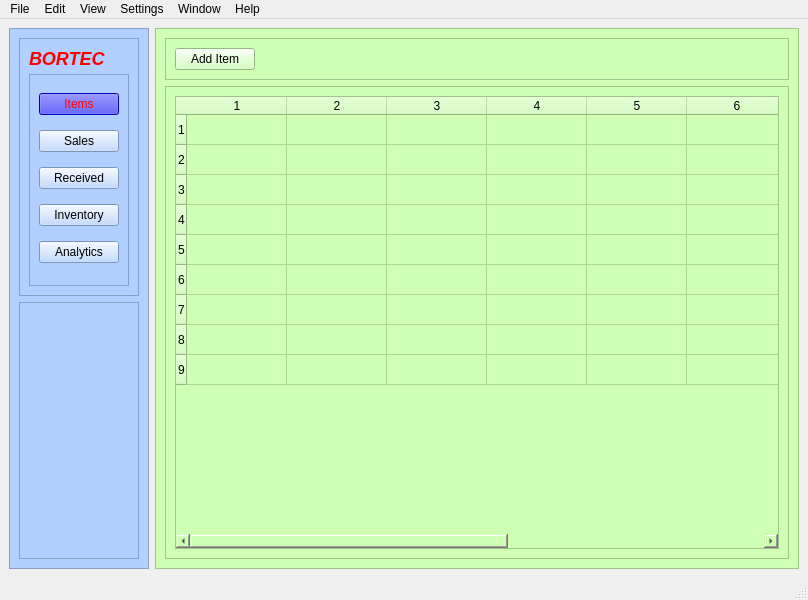
<?xml version="1.0" encoding="UTF-8"?>
<ui version="4.0">
 <class>MainWindow</class>
 <widget class="QMainWindow" name="MainWindow">
  <property name="geometry">
   <rect>
    <x>0</x>
    <y>0</y>
    <width>808</width>
    <height>600</height>
   </rect>
  </property>
  <property name="windowTitle">
   <string>MainWindow</string>
  </property>
  <widget class="QWidget" name="centralwidget">
   <property name="styleSheet">
    <string notr="true">QFrame.SidebarFrame {
border-top-left-radius: 10px;
border-top-right-radius: 10px;
border: 1px solid black;
background: qlineargradient(x1: 0, y1: 0, x2: 0, y2: 1,
stop: 0 #56a, stop: 0.1 #016);
}</string>
   </property>
   <layout class="QHBoxLayout" name="horizontalLayout">
    <item>
     <widget class="QFrame" name="frame">
      <property name="maximumSize">
       <size>
        <width>200</width>
        <height>16777215</height>
       </size>
      </property>
      <property name="styleSheet">
       <string notr="true">background:rgb(178, 208, 255)</string>
      </property>
      <property name="frameShape">
       <enum>QFrame::StyledPanel</enum>
      </property>
      <property name="frameShadow">
       <enum>QFrame::Raised</enum>
      </property>
      <layout class="QVBoxLayout" name="verticalLayout_4">
       <item>
        <widget class="QFrame" name="frame_3">
         <property name="frameShape">
          <enum>QFrame::StyledPanel</enum>
         </property>
         <property name="frameShadow">
          <enum>QFrame::Raised</enum>
         </property>
         <property name="class" stdset="0">
          <string/>
         </property>
         <layout class="QVBoxLayout" name="verticalLayout_2">
          <item>
           <widget class="QLabel" name="label">
            <property name="maximumSize">
             <size>
              <width>16777215</width>
              <height>20</height>
             </size>
            </property>
            <property name="text">
             <string>&lt;h2&gt;&lt;i&gt;&lt;b&gt;&lt;font color=red&gt;BORTEC&lt;/font&gt;&lt;/b&gt;&lt;/i&gt;&lt;/h2&gt;</string>
            </property>
            <property name="alignment">
             <set>Qt::AlignLeading|Qt::AlignLeft|Qt::AlignTop</set>
            </property>
           </widget>
          </item>
          <item>
           <widget class="QFrame" name="frame_4">
            <property name="styleSheet">
             <string notr="true">border-color:green;</string>
            </property>
            <property name="frameShape">
             <enum>QFrame::StyledPanel</enum>
            </property>
            <property name="frameShadow">
             <enum>QFrame::Raised</enum>
            </property>
            <layout class="QVBoxLayout" name="verticalLayout">
             <item>
              <widget class="QPushButton" name="pushButton">
               <property name="styleSheet">
                <string notr="true">color:red;
background-color:blue;</string>
               </property>
               <property name="text">
                <string>Items</string>
               </property>
              </widget>
             </item>
             <item>
              <widget class="QPushButton" name="pushButton_2">
               <property name="text">
                <string>Sales</string>
               </property>
              </widget>
             </item>
             <item>
              <widget class="QPushButton" name="pushButton_3">
               <property name="text">
                <string>Received</string>
               </property>
              </widget>
             </item>
             <item>
              <widget class="QPushButton" name="pushButton_4">
               <property name="text">
                <string>Inventory</string>
               </property>
              </widget>
             </item>
             <item>
              <widget class="QPushButton" name="pushButton_5">
               <property name="text">
                <string>Analytics</string>
               </property>
              </widget>
             </item>
            </layout>
           </widget>
          </item>
         </layout>
        </widget>
       </item>
       <item>
        <widget class="QFrame" name="frame_5">
         <property name="frameShape">
          <enum>QFrame::StyledPanel</enum>
         </property>
         <property name="frameShadow">
          <enum>QFrame::Raised</enum>
         </property>
        </widget>
       </item>
      </layout>
     </widget>
    </item>
    <item>
     <widget class="QFrame" name="frame_2">
      <property name="styleSheet">
       <string notr="true">background-color:rgb(207, 255, 180)</string>
      </property>
      <property name="frameShape">
       <enum>QFrame::StyledPanel</enum>
      </property>
      <property name="frameShadow">
       <enum>QFrame::Raised</enum>
      </property>
      <layout class="QVBoxLayout" name="verticalLayout_3">
       <item>
        <widget class="QFrame" name="frame_6">
         <property name="maximumSize">
          <size>
           <width>16777215</width>
           <height>50</height>
          </size>
         </property>
         <property name="frameShape">
          <enum>QFrame::StyledPanel</enum>
         </property>
         <property name="frameShadow">
          <enum>QFrame::Raised</enum>
         </property>
         <layout class="QHBoxLayout" name="horizontalLayout_2">
          <item>
           <widget class="QPushButton" name="addOperator">
            <property name="text">
             <string>Add Item</string>
            </property>
           </widget>
          </item>
          <item>
           <spacer name="horizontalSpacer">
            <property name="orientation">
             <enum>Qt::Horizontal</enum>
            </property>
            <property name="sizeHint" stdset="0">
             <size>
              <width>506</width>
              <height>20</height>
             </size>
            </property>
           </spacer>
          </item>
         </layout>
        </widget>
       </item>
       <item>
        <widget class="QFrame" name="frame_7">
         <property name="frameShape">
          <enum>QFrame::StyledPanel</enum>
         </property>
         <property name="frameShadow">
          <enum>QFrame::Raised</enum>
         </property>
         <layout class="QVBoxLayout" name="verticalLayout_6">
          <item>
           <layout class="QVBoxLayout" name="verticalLayout_5">
            <item>
             <widget class="QTableWidget" name="tableWidget">
              <property name="rowCount">
               <number>9</number>
              </property>
              <property name="columnCount">
               <number>9</number>
              </property>
              <row/>
              <row/>
              <row/>
              <row/>
              <row/>
              <row/>
              <row/>
              <row/>
              <row/>
              <column/>
              <column/>
              <column/>
              <column/>
              <column/>
              <column/>
              <column/>
              <column/>
              <column/>
             </widget>
            </item>
           </layout>
          </item>
         </layout>
        </widget>
       </item>
      </layout>
     </widget>
    </item>
   </layout>
  </widget>
  <widget class="QMenuBar" name="menubar">
   <property name="geometry">
    <rect>
     <x>0</x>
     <y>0</y>
     <width>808</width>
     <height>20</height>
    </rect>
   </property>
   <widget class="QMenu" name="menuFile">
    <property name="title">
     <string>File</string>
    </property>
    <addaction name="actionExit"/>
   </widget>
   <widget class="QMenu" name="menuEdit">
    <property name="title">
     <string>Edit</string>
    </property>
   </widget>
   <widget class="QMenu" name="menuView">
    <property name="title">
     <string>View</string>
    </property>
   </widget>
   <widget class="QMenu" name="menuSettings">
    <property name="title">
     <string>Settings</string>
    </property>
   </widget>
   <widget class="QMenu" name="menuWindow">
    <property name="title">
     <string>Window</string>
    </property>
   </widget>
   <widget class="QMenu" name="menuHelp">
    <property name="title">
     <string>Help</string>
    </property>
    <addaction name="actionAbout"/>
   </widget>
   <addaction name="menuFile"/>
   <addaction name="menuEdit"/>
   <addaction name="menuView"/>
   <addaction name="menuSettings"/>
   <addaction name="menuWindow"/>
   <addaction name="menuHelp"/>
  </widget>
  <widget class="QStatusBar" name="statusbar"/>
  <action name="actionAbout">
   <property name="text">
    <string>About</string>
   </property>
  </action>
  <action name="actionExit">
   <property name="text">
    <string>Exit</string>
   </property>
  </action>
 </widget>
 <resources/>
 <connections/>
</ui>
